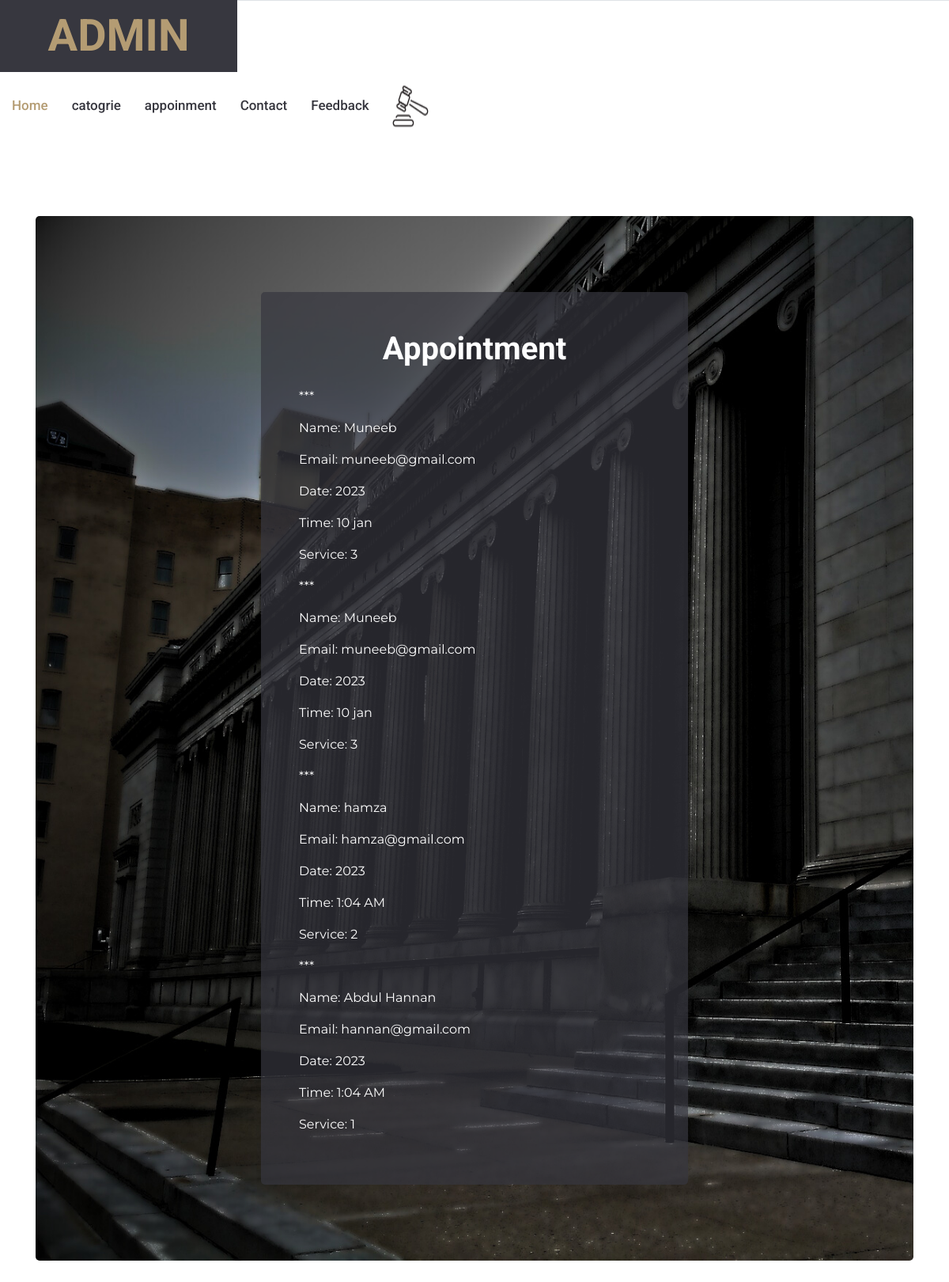
Screenshot of /admin/admin_appoinment.php with the database file from the repository.
### tables this page shows
CREATE TABLE `appointment` (
  `id` int(11) NOT NULL,
  `name` varchar(50) DEFAULT NULL,
  `email` varchar(50) DEFAULT NULL,
  `date` int(40) DEFAULT NULL,
  `time` varchar(50) DEFAULT NULL,
  `service` varchar(50) DEFAULT NULL
);

### admin/admin_appoinment.php (the view, shortened to what this page needs)
<!DOCTYPE html>
<html lang="en">
<head>
    <link href="https://cdnjs.cloudflare.com/ajax/libs/font-awesome/5.10.0/css/all.min.css" rel="stylesheet">
    <link href="lib/owlcarousel/assets/owl.carousel.min.css" rel="stylesheet">
    <link href="lib/tempusdominus/css/tempusdominus-bootstrap-4.min.css" rel="stylesheet" />
    <link href="css/style.css" rel="stylesheet">
</head>
<body>
<?php
include('../connect.php');
include('admin_header.php');
?>
<div class="container-fluid py-5">
    <div class="container py-5">
        <div class="bg-appointment rounded" style="background-image:url(../image/court.jpg);">
            <div class="row h-100 align-items-center justify-content-center">
                <div class="col-lg-6 py-5">
                    <div class="rounded p-5 my-5 text-white" style="background:rgba(55, 55, 63, .7);">
                        <h1 class="text-center text-white mb-4">Appointment</h1>
                        <?php
                        $select_appointment = mysqli_query($con, "SELECT * FROM `appointment`") or die('query failed');
                        if(mysqli_num_rows($select_appointment) > 0) {
                            while($fetch_appointment = mysqli_fetch_assoc($select_appointment)) {
                        ?>
                        <div class="box">
                            <p><span>***</span></p>
                            <p>Name: <span><?php echo $fetch_appointment['name']; ?></span></p>
                            <p>Email: <span><?php echo $fetch_appointment['email']; ?></span></p>
                            <p>Date: <span><?php echo $fetch_appointment['date']; ?></span></p>
                            <p>Time: <span><?php echo $fetch_appointment['time']; ?></span></p>
                            <p>Service: <span><?php echo $fetch_appointment['service']; ?></span></p>
                        </div>
                        <?php
                            }
                        } else {
                            echo '<p class="empty">No appointment placed yet</p>';
                        }
                        ?>
                    </div>
                </div>
            </div>
        </div>
    </div>
</div>

### rows the page displays
appointment: name "Muneeb", email "muneeb@gmail.com", date "2023", time "10 jan", service "3"
appointment: name "Muneeb", email "muneeb@gmail.com", date "2023", time "10 jan", service "3"
appointment: name "hamza", email "hamza@gmail.com", date "2023", time "1:04 AM", service "2"
appointment: name "Abdul Hannan", email "hannan@gmail.com", date "2023", time "1:04 AM", service "1"
